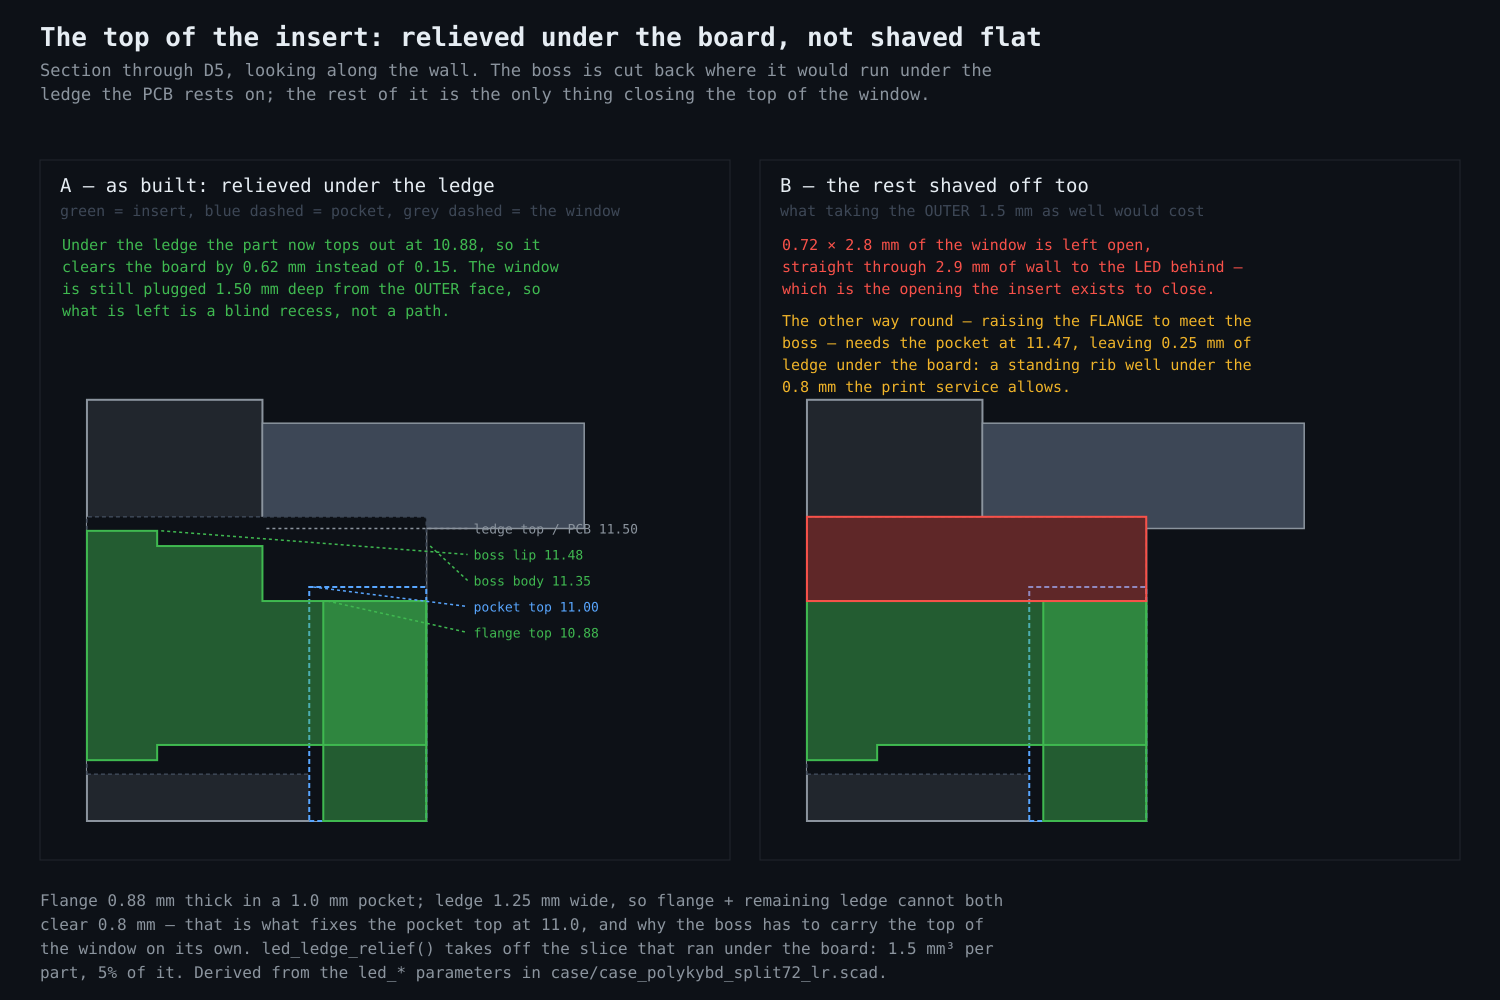

Reproduce this figure in Python.
import sys, subprocess
REPO = subprocess.run(['git','rev-parse','--show-toplevel'], cwd='/home/user/PolyKybd',
                      capture_output=True, text=True, check=True).stdout.strip()
sys.path.insert(0, f'{REPO}/.claude/skills/explain-geometry-figure')
from figlib import Fig, C

# ---- geometry, from the led_* parameters (x measured from the board outline) --
case_wall_thickness, pcb_clearance, pcb_edge_width = 1.5, 0.15, 1.4
case_bottom_thickness, pcb_edge_height = 2, 9.5
led_pocket_depth, led_ledge_keep = 1.0, 0.5
led_insert_gap, led_window_gap, led_boss_lip = 0.12, 0.25, 0.6

OUT = -(case_wall_thickness + pcb_clearance)        # -1.65, outer wall face
IN_LO = (pcb_edge_width - pcb_clearance)            # +1.25, ledge inner face
IN_HI = -pcb_clearance                              # -0.15, wall above the PCB
PCB_Z = case_bottom_thickness + pcb_edge_height     # 11.5, ledge top / PCB
WZ0, WZ1 = pcb_edge_height - 0.1, pcb_edge_height - 0.1 + 2.20   # window 9.4..11.6
PK_X0, PK_Z1 = IN_LO - led_pocket_depth, PCB_Z - led_ledge_keep  # 0.25, 11.0
LIP_X = OUT + led_boss_lip
g, gw = led_insert_gap, led_window_gap

FL_TOP = PK_Z1 - g            # 10.88  flange
BO_TOP = WZ1 - gw             # 11.35  boss body
LP_TOP = WZ1 - g              # 11.48  boss lip
STEP = BO_TOP - FL_TOP        # 0.47
for k, v in [('flange top', FL_TOP), ('boss body top', BO_TOP), ('boss lip top', LP_TOP),
             ('step', STEP), ('window left open if shaved', WZ1 - FL_TOP)]:
    print(f'  {k:28s} {v:.3f}')

f = Fig(1500, 1000)
f.title('The top of the insert: relieved under the board, not shaved flat',
        'Section through D5, looking along the wall. The boss is cut back where it would run under the',
        'ledge the PCB rests on; the rest of it is the only thing closing the top of the window.')

def draw(A, shaved):
    # wall, with the ledge stepping back above the PCB
    f.poly([A((OUT, 9.0)), A((IN_LO, 9.0)), A((IN_LO, PCB_Z)), A((IN_HI, PCB_Z)),
            A((IN_HI, 12.6)), A((OUT, 12.6))], C.BOX, C.DIM, sw=2)
    # the PCB sitting on the ledge
    f.poly([A((IN_HI, PCB_Z)), A((2.6, PCB_Z)), A((2.6, PCB_Z + 0.9)), A((IN_HI, PCB_Z + 0.9))],
           C.MUT, C.DIM, sw=1.5)
    # cavity: window through the wall, pocket in the ledge
    f.poly([A((OUT, WZ0)), A((IN_LO, WZ0)), A((IN_LO, WZ1)), A((OUT, WZ1))],
           C.BG, C.MUT, sw=1.5, dash='4 3')
    f.poly([A((PK_X0, 9.0)), A((IN_LO, 9.0)), A((IN_LO, PK_Z1)), A((PK_X0, PK_Z1))],
           C.BG, C.BLU, sw=2, dash='5 3')
    top = FL_TOP if shaved else None
    # boss: lip at g, body at gw, optionally cut flat at the flange top
    bt = min(BO_TOP, top) if top else BO_TOP
    lt = min(LP_TOP, top) if top else LP_TOP
    # the boss is cut back to the flange top inboard of IN_HI, i.e. under the
    # ledge the board rests on; `shaved` takes the whole top off instead
    f.poly([A((OUT, WZ0 + g)), A((LIP_X, WZ0 + g)), A((LIP_X, WZ0 + gw)), A((IN_LO, WZ0 + gw)),
            A((IN_LO, FL_TOP)), A((IN_HI, FL_TOP)), A((IN_HI, bt)),
            A((LIP_X, bt)), A((LIP_X, lt)), A((OUT, lt))],
           C.GRN, C.GRN, sw=2, op=.45)
    # flange
    f.poly([A((PK_X0 + g, 9.0)), A((IN_LO, 9.0)), A((IN_LO, FL_TOP)), A((PK_X0 + g, FL_TOP))],
           C.GRN, C.GRN, sw=2, op=.45)
    if shaved:
        f.poly([A((OUT, FL_TOP)), A((IN_LO, FL_TOP)), A((IN_LO, WZ1)), A((OUT, WZ1))],
               C.RED, C.RED, sw=2, op=.35)

SC = 117
# ---- panel A ----
f.panel(40, 160, 690, 700, 'A — as built: relieved under the ledge',
        'green = insert, blue dashed = pocket, grey dashed = the window')
A = Fig.frame(scale=SC, ox=280, oy=1874)
draw(A, False)
XL = A((1.45, 0))[0] + 24
# A 0.02 mm gap is 2 px, so the labels have to be fanned apart and leadered
# rather than placed at their own height.
prev = -1e9
for lbl, z, col, x_at in [('ledge top / PCB  11.50', PCB_Z, C.DIM, IN_HI),
                          ('boss lip   11.48', LP_TOP, C.GRN, LIP_X),
                          ('boss body  11.35', BO_TOP, C.GRN, IN_LO),
                          ('pocket top  11.00', PK_Z1, C.BLU, PK_X0),
                          ('flange top  10.88', FL_TOP, C.GRN, PK_X0 + g)]:
    y = A((0, z))[1]
    ly = max(y, prev + 26); prev = ly
    f.leader((A((x_at, z))[0] + 4, y), (XL - 6, ly), col)
    f.txt(XL, ly + 5, lbl, 13, col)
f.txt(62, 250, 'Under the ledge the part now tops out at 10.88, so it', 15, C.GRN)
f.txt(62, 272, f'clears the board by {PCB_Z - FL_TOP:.2f} mm instead of 0.15. The window', 15, C.GRN)
f.txt(62, 294, 'is still plugged 1.50 mm deep from the OUTER face, so', 15, C.GRN)
f.txt(62, 316, 'what is left is a blind recess, not a path.', 15, C.GRN)

# ---- panel B ----
f.panel(760, 160, 700, 700, 'B — the rest shaved off too',
        'what taking the OUTER 1.5 mm as well would cost')
B = Fig.frame(scale=SC, ox=1000, oy=1874)
draw(B, True)
f.txt(782, 250, f'{WZ1 - FL_TOP:.2f} × 2.8 mm of the window is left open,', 15, C.RED)
f.txt(782, 272, 'straight through 2.9 mm of wall to the LED behind —', 15, C.RED)
f.txt(782, 294, 'which is the opening the insert exists to close.', 15, C.RED)
f.txt(782, 326, 'The other way round — raising the FLANGE to meet the', 15, C.AMB)
f.txt(782, 348, 'boss — needs the pocket at 11.47, leaving 0.25 mm of', 15, C.AMB)
f.txt(782, 370, 'ledge under the board: a standing rib well under the', 15, C.AMB)
f.txt(782, 392, '0.8 mm the print service allows.', 15, C.AMB)

f.footer('Flange 0.88 mm thick in a 1.0 mm pocket; ledge 1.25 mm wide, so flange + remaining ledge cannot both',
         'clear 0.8 mm — that is what fixes the pocket top at 11.0, and why the boss has to carry the top of',
         'the window on its own. led_ledge_relief() takes off the slice that ran under the board: 1.5 mm³ per',
         'part, 5% of it. Derived from the led_* parameters in case/case_polykybd_split72_lr.scad.')
f.save(f'{REPO}/RoHS/led-insert-top.svg'); f.png()
print('figure written')
